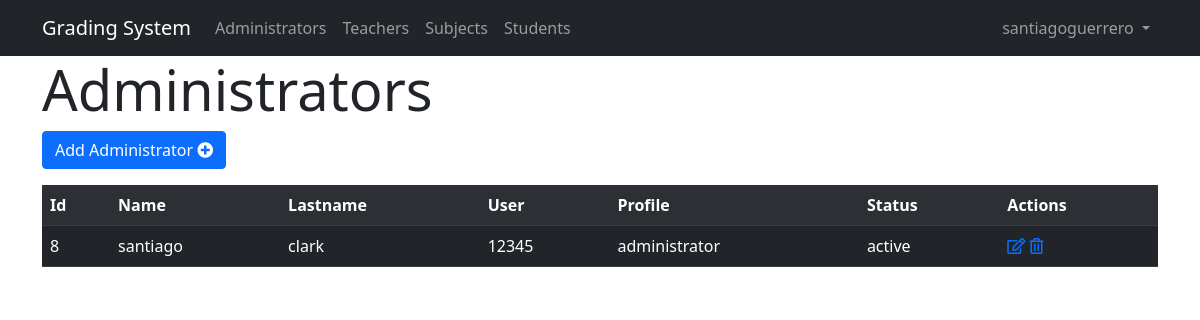
The app's page /administrators/views/index.php (signed in) with its own data.
### tables this page shows
CREATE TABLE `users` (
  `id_user` int(15) NOT NULL,
  `name` varchar(60) NOT NULL,
  `lastname` varchar(60) NOT NULL,
  `user` varchar(40) NOT NULL,
  `password` varchar(80) NOT NULL,
  `profile` varchar(30) NOT NULL,
  `status` varchar(30) NOT NULL
);

### connection.php (called while the page is built, shortened)
<?php
class Connection{
    private $drive = 'mysql';
    private $host = 'localhost';
    private $dbname = 'mvc';
    private $user = 'root';
    private $password = '';
    public function __construct()
    {
        try{
            $db = new PDO("{$this->drive}:host={$this->host};dbname={$this->dbname}", $this->user, $this->password);
            $db->setAttribute(PDO::ATTR_ERRMODE, PDO::ERRMODE_EXCEPTION);
            return $db;
        }catch(PDOException $e){
            echo 'Connection error: details' . $e->getMessage();
        }
    }
}

### administrators/models/Administrators.php (called while the page is built, shortened)
<?php
require_once('../../connection.php');
class Administrator extends Connection
{
    public function __construct()
    {
        $this->db = parent::__construct();
    }
    public function get()
    {
        $rows = null;
        $stmt = $this->db->prepare("SELECT * FROM users WHERE profile= 'administrator'");
        $stmt->execute();
        while ($result = $stmt->fetch()) {
            $rows[] = $result;
        }
        return $rows;
    }
}

### administrators/views/index.php (the view, shortened to what this page needs)
<?php
require_once('../models/Administrators.php');
$administratorModel = new Administrator();
?>
<!DOCTYPE html>
<html lang="en">
<head>
</head>
<?php include_once('../../includes/cdn.php') ?>
<body>
<?php include_once('../../includes/nav.php') ?>
    <div class="container">
        <div class="jumbotron">
            <h1 class="display-4">Administrators</h1>
            <p class="lead">
                <a class="btn btn-primary" href="add.php" target="_blank" role="button">Add Administrator <i class="fas fa-plus-circle"></i></a>
            </p>
        </div>
        <div class="table-responsive">
            <table class="table table-dark table-striped">
                <tr>
                    <th>Id</th>
                    <th>Name</th>
                    <th>Lastname</th>
                    <th>User</th>
                    <th>Profile</th>
                    <th>Status</th>
                    <th>Actions</th>
                </tr>
                <?php
                $administrator = $administratorModel->get();
                if ($administrator) {
                    foreach ($administrator as $admin) {
                ?>
                        <tr>
                            <td><?php  echo $admin['id_user']; ?></td>
                            <td><?php  echo $admin['name']; ?></td>
                            <td><?php  echo $admin['lastname']; ?></td>
                            <td><?php  echo $admin['user']; ?></td>
                            <td><?php  echo $admin['profile']; ?></td>
                            <td><?php  echo $admin['status']; ?></td>
                            <td>
                                <a href="edit.php?id=<?php echo $admin['id_user'] ?>"><i class="far fa-edit"></i></a>
                                <a href="delete.php?id=<?php echo $admin['id_user'] ?>"><i class="far fa-trash-alt"></i></a>
                            </td>
                        </tr>
                <?php  }
                } ?>
            </table>
        </div>
    </div>
</body>
</html>

### records on screen
users: id_user "8", name "santiago", lastname "clark", user "12345", profile "administrator", status "active"

### other values on screen
$info "santiagoguerrero"
